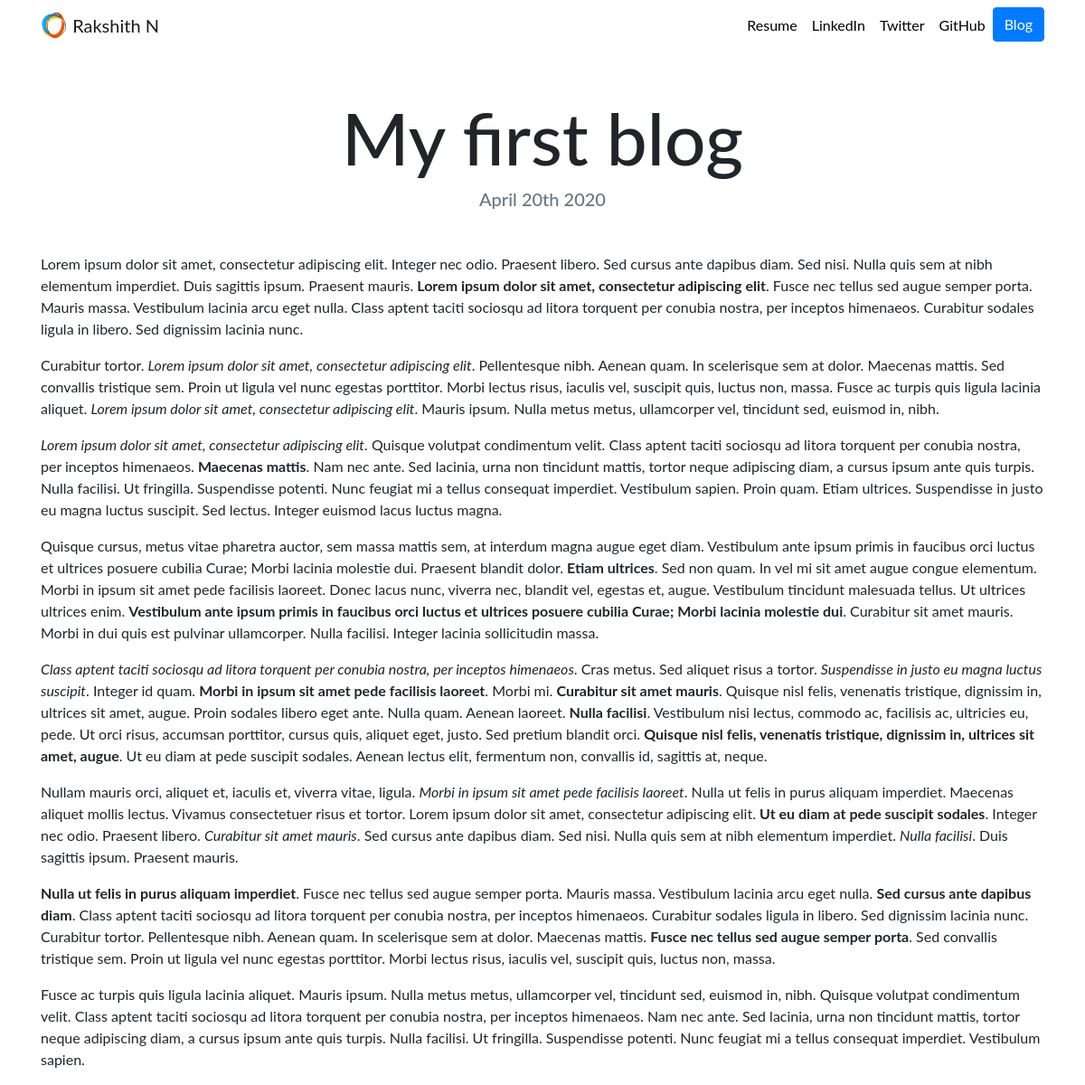
The page /blog/7 on the database its author committed.
### blog/models.py (models this page shows, shortened)
class BlogProject(models.Model):
    title = models.CharField(max_length=200)
    description = models.TextField()
    date = models.DateField(datetime.datetime.now())

### blog/views.py (the view)
# urls.py: path("<int:blog_id>", views.details, name='details'),
def details(request, blog_id):
    blog = get_object_or_404(BlogProject, pk=blog_id)
    return render(request, 'blog/details.html', {'blog': blog})

### blog/templates/blog/details.html
{% extends "portfolio/base.html" %}
{% load static %}
{% block content %}
<h1 class="text-center mt-5" id="blogdetailtitle">{{ blog.title }}</h1>
<h5 class="text-center text-muted mb-5">{{ blog.date|date:'F jS Y' }}</h5>
{{ blog.description|safe }}
{% endblock %}

### portfolio/static/portfolio/custom.css (style rules this page uses)
body { font-family: 'Lato', sans-serif; }
@media (min-width: 992px) { #blogdetailtitle { font-size: 5rem; } }

### rows shown on the page
BlogProject: title "My first blog", date "April 20th 2020", description "Lorem ipsum dolor sit amet, consectetur adipiscing elit. Integer nec odio. Praesent libero. Sed cursus ante dapibus diam. Sed nisi. Nulla quis sem at nibh elementum imperdiet. Duis sagittis ipsum. Praesent mauris. Lorem ipsum dolor sit amet, consectetur adipiscing elit . Fusce nec tellus sed augue semper porta. Mauris massa. Vestibulum lacinia arcu eget nulla. Class aptent taciti sociosqu ad litora torquent per conubia nostra, per inceptos himenaeos. Curabitur sodales ligula in libero. Sed dignissim lacinia nunc. Curabitur tortor. Lorem ipsum dolor sit amet, consectetur adipiscing elit . Pellentesque nibh. Aenean quam. In scelerisque sem at dolor. Maecenas mattis. Sed convallis tristique…"
